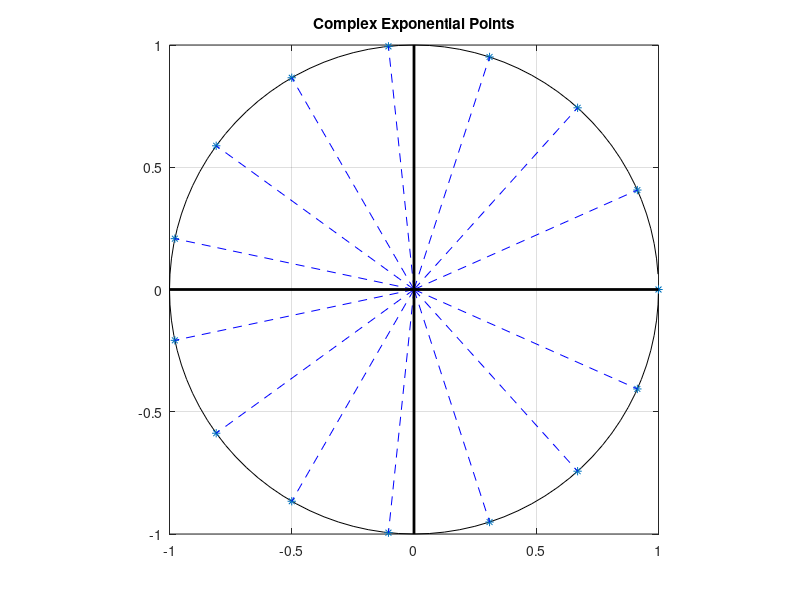
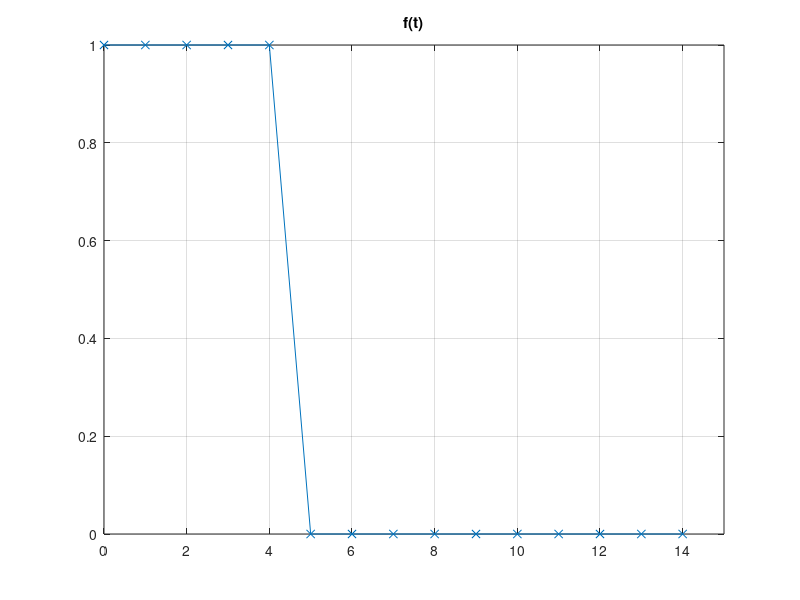
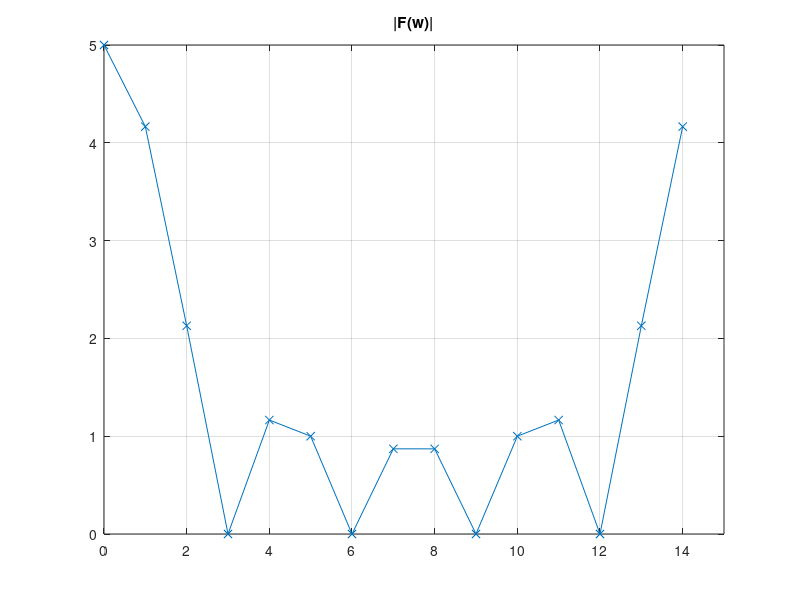
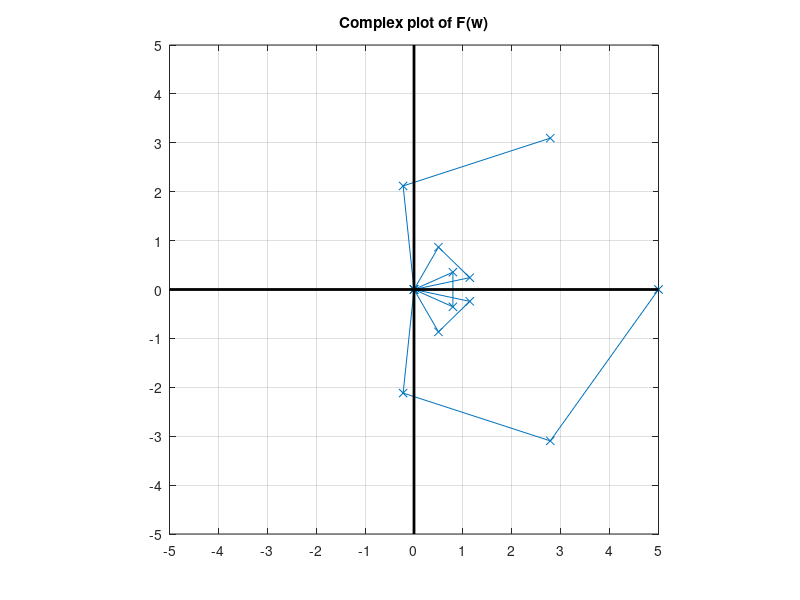

These charts were generated, in order, by the following MATLAB code:
#
# A Trip Down Fourier Lane
#

# Clear any pre-existing variables
clear;

# Allow for immediate printf output (good for debugging)
more off;

N = 15;

two_pi_N = 2 * pi / N;

k = [0 : N - 1 ];
n = [0 : N - 1 ];

#
# Plot complex exponential points on the unit circle
#

W_N = complex(zeros(1, N));
for _k_ = 0 : N - 1
    W_N(_k_ + 1) = exp(-j * two_pi_N * _k_);
endfor

circle = complex(zeros(1,100));
for _k_ = 0 : 99
    circle(_k_ + 1) = exp(-j * _k_ * 2 * pi / 100);
endfor

figure(1);
plot (real(circle), imag(circle), "k", real(W_N), imag(W_N), "*");
axis ([-1, 1, -1, 1], "square");
for _k_ = 0 : N - 1
    line([0 real(W_N(_k_+1))], [0 imag(W_N(_k_+1))], "linestyle", "--", "color", "b", "linewidth", 0.5);
endfor
line([-1 1], [0 0], "linestyle", "-", "color", "k", "linewidth", 2);
line([0 0], [-1 1], "linestyle", "-", "color", "k", "linewidth", 2);
set(gca(), "xgrid", "on", "ygrid", "on");
#set(gca(), "xtick", -1 : 0.1 : 1);
#set(gca(), "ytick", -1 : 0.1 : 1);
title ("Complex Exponential Points");

#
# Unit pulse function from 0 <= t < 1
#

T_s = 0.2;
T_d = 1.0;
f_t = zeros(1, length(k));
f_t(1 : T_d / T_s) = 1;

figure(2);
plot(n, f_t, "-x");
axis([0, N]);
set(gca(), "xgrid", "on", "ygrid", "on");
title ("f(t)");

#
# DFT
#

F_w = complex(zeros(1, length(f_t)));
for _n_ = n
    sum = complex(0);
    for _k_ = k
        sum = sum + f_t(_k_ + 1) * exp(-j * two_pi_N * _n_ * _k_);
    endfor
    F_w(_n_ + 1) = sum;
endfor

#
# IDFT
#

#f_t_r = complex(zeros(1, length(F_w)));
#for _k_ = k
#    sum = complex(0);
#    for _n_ = n
#        sum = sum + F_w(_n_ + 1) * exp(j * two_pi_N * _k_ * _n_);
#    endfor
#    f_t_r(_k_ + 1) = sum / N;
#endfor

#
# Plots
#

F_w_mag = abs(F_w);
max_F_W_mag = ceil(max(F_w_mag));

figure(3);
plot(n, F_w_mag, "-x");
axis([0, N, 0, max_F_W_mag]);
set(gca(), "xgrid", "on", "ygrid", "on");
title ("|F(w)|");

figure(4);
plot(real(F_w), imag(F_w), "-x");
axis([-max_F_W_mag, max_F_W_mag, -max_F_W_mag, max_F_W_mag], "square");
line([-max_F_W_mag max_F_W_mag], [0 0], "linestyle", "-", "color", "k", "linewidth", 2);
line([0 0], [-max_F_W_mag max_F_W_mag], "linestyle", "-", "color", "k", "linewidth", 2);
set(gca(), "xgrid", "on", "ygrid", "on");
set(gca(), "xtick", -max_F_W_mag : max_F_W_mag / 5 : max_F_W_mag);
set(gca(), "ytick", -max_F_W_mag : max_F_W_mag / 5 : max_F_W_mag);
title ("Complex plot of F(w)");
